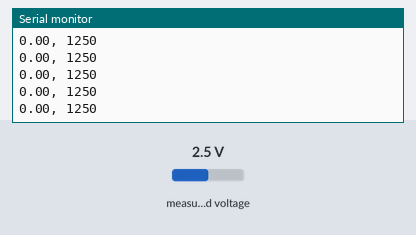
Simulated run of this sketch. Board: Arduino Uno, built with avr-gcc and run on an emulated ATmega328P. Shown: the last lines printed to the serial monitor. Inputs (shaded band) come from the test bench; at power-on: measured voltage 2.5 V.

Above: at 1.2 s.
1.3 s: measured voltage set to 0.1 V
At 1.33 s:
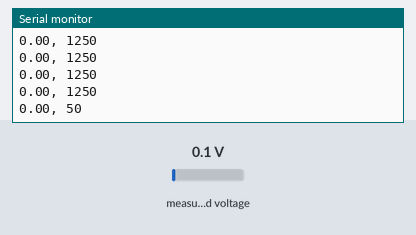
2.8 s: measured voltage set to 1.2 V
At 2.86 s:
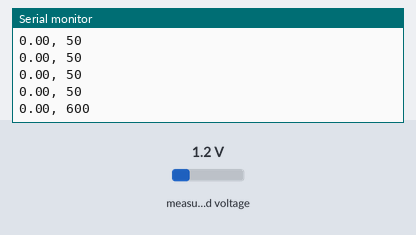
Timing chart, 0 to 5.8 s (numbered marks = the images above; inputs shaded):
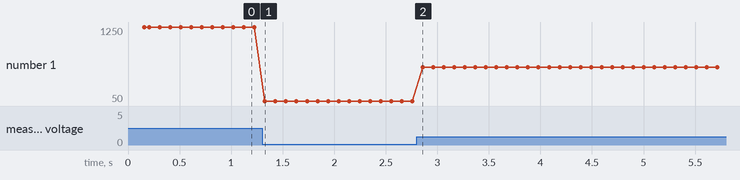

The sketch:

torque_read.ino.ino
```cpp
#include <Wire.h>
#include <Adafruit_ADS1015.h>

Adafruit_ADS1015 ads;

uint8_t 	iter = 0;

int16_t		reading = 0;

float 		temp = 0.0;

float 		torque_mNm = 0.0;
float 		torque_multiplier = 0.125f;
float 		voltage_mV = 0.0;
float 		voltage_multiplier = 1.375f;
float 		current_mA = 0.0;
float 		current_multiplier = 0.125f;

void setup() {

	Serial.begin(9600);
	Serial.println("Initializing");
	Serial.println("Getting differential reading of torque in mNm on A0/A1, current in mA from A2 and voltage from A3");
	Serial.println("ADC Range: +/- 4.096V (1 bit = 0.125mV");
	ads.setGain(GAIN_ONE);
	ads.begin();
}

void loop() {

	/*reading = ads.readADC_Differential_0_1()-1;
	temp = reading*torque_multiplier;
	torque_mNm = (0.1*temp + 0.9*torque_mNm);*/

	reading = ads.readADC_SingleEnded(2);
	//temp = (reading*current_multiplier-2500);
	//dcurrent_mA = (0.1*temp + 0.9*current_mA);

	/*reading = ads.readADC_SingleEnded(3);
	temp = reading*voltage_multiplier;
	voltage_mV = (0.1*temp + 0.9*voltage_mV);*/

	if(iter >= 0)
	{
		Serial.print(temp);Serial.print(", ");Serial.print(reading);Serial.print("\n");
		iter = 0;
	}
	iter = iter + 1;
	delay(100);
}
```

Measured:
- after the input at 1.3 s, the serial monitor: prints a new line at once (image 1)
- after the input at 2.8 s, the serial monitor: prints a new line after 0.06 s (image 2)
- plotted number 1: 1250 → 50 after the input at 1.3 s, 50 → 600 after the input at 2.8 s
